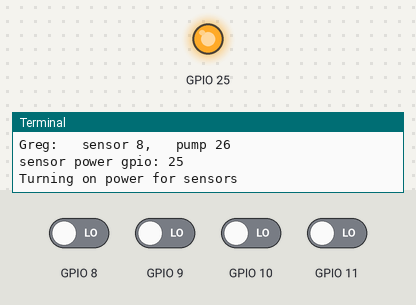
This program was run on a simulated Raspberry Pi (BCM pin numbers). On the bench: output pins drawn as LEDs (lit = HIGH), the last lines printed to the terminal. The test bench sets the inputs (shaded band); at power-on: GPIO 8–11 LOW. At 1.0 s the program stops and its outputs stay as they are.

Above: at 0.1 s.
At 1.1 s:
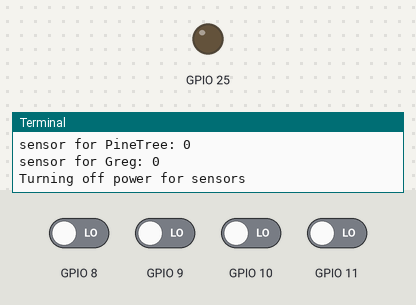
Timing chart, 0 to 2.5 s (numbered marks = the images above):
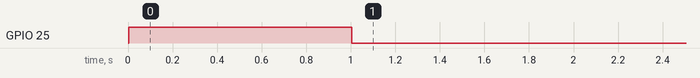

The program:

sensortest.py
```python
# Script to only test sensors and print their readings
# Based on the main program configuration

import sys
import os
import RPi.GPIO as GPIO
import time

# Load configuration
sensor_power_gpio = 0

try:
    with open('config.txt', 'r') as f:
        config_data = f.readlines()
except:
    print('Error reading configuration file (config.txt)')
    sys.exit()

plants = []
for configline in config_data:
    config = configline.split(';')
    # create plants (dictionaries) based on the configuration file. A plant contains its name, its moisture sensor number, and its water pump number. The numbers are GPIO (BCM) pin numbers.
    if config[0] == 'Plant':
        plant_name = config[1]
        sensor_gpio = int(config[2])
        pump_gpio = int(config[3].rstrip())
        plant = {'name':plant_name, 'sensor_gpio':sensor_gpio, 'pump_gpio':pump_gpio}
        plants.append(plant)
    if config[0] == 'Sensor_power_gpio':
        sensor_power_gpio = int(config[1].rstrip())

print('Plants:')
for plant in plants:
    print(F"{plant['name']}: \tsensor {plant['sensor_gpio']}, \tpump {plant['pump_gpio']}")
print(F'sensor power gpio: {sensor_power_gpio}')

# exit if sensor power gpio was not set (not in configuration file or failed in some other way)
if sensor_power_gpio == 0:
    print('Error: GPIO pin for the sensor power relay not set. Exiting.')
    sys.exit(1)

# power on the moisture sensors and get their readings
def scan_moisture():
    GPIO.setmode(GPIO.BCM)
    GPIO.setup(sensor_power_gpio, GPIO.OUT)

    print("Turning on power for sensors")
    GPIO.output(sensor_power_gpio, GPIO.HIGH)
    time.sleep(1)           # give the relay a second to activate

    for plant in plants:
        sensor = plant['sensor_gpio']
        GPIO.setup(sensor, GPIO.IN)
        input = GPIO.input(sensor)
        print(F"sensor for {plant['name']}: {input}")

    print("Turning off power for sensors")
    GPIO.output(sensor_power_gpio, GPIO.LOW)

scan_moisture()

GPIO.cleanup()
```
